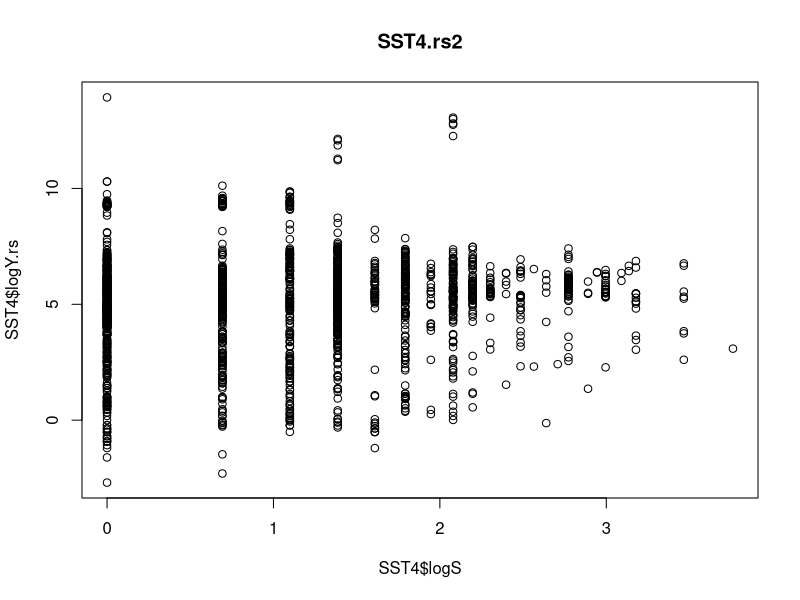

R code for this plot:
#######################################################################
### Modeling uncertainty in the biodiversity ecosystem functioning relationship
### O'Connor, Gonzalez, et al
### data formatting in preparation for mixed effects analysis
### Jan 22 2014; Author: Mary O'Connor
#######################################################################

## Analysis of the relationship between SST and S for Cardinale et al BEF database
## Analysis of data without considering Taxon as an intercept predictor

## load data and libraries
library(plyr)
library(ggplot2)
library(reshape2)

### adapting lefcheck's code for data processing:
## I had to clean the metamaster file:
# removing extra levels in FinalT column and HigherT and consolidating to Y or N
# added HigherT values for Bret-Harte and Erskine, Gtim of 10 days to fungi studies
# converted FTG to numerical such that: (C = '3', P = '1', H = '2', D = '4', M = '5', O = '6'))

#Read in meta master
metamaster=read.csv("./BEF_MetaMaster_2011_08_29.csv")

#Subset data
metamaster2=ddply(metamaster,1,.progress="text",function(x) { 
  y=melt(x,id.vars=c(2:4,6:8,10,14,25,27,33:38,40),measure.vars=c(99:126)) 
  y$value=as.numeric(as.character(y$value))
  z=cbind(y[,1:17],richness=as.numeric(gsub("\\D","",y$variable)),value=y$value) 
  z=z[!is.na(z[,7]),] } ) 

#bring in restrt col from mary's file
mo<-read.csv("./input.HMM.stackn0unit23.csv", sep=",",header=T, na.strings="NA", fill=TRUE);
restrt <- ddply(mo, .(Entry, Mno, restrt), summarize, mean(YEmono))
metamaster3 <- merge(restrt, metamaster2, by.x = "Entry", by.y = "Entry", all = TRUE)

SST<-subset(metamaster3, metamaster2$Ygen=='SST', select=1:23, drop=TRUE)

## simplifying Yunits: try to categorize units (e.g., n.density, m.density )
unit.type<-c('normalized mass', 'mass.normalized flux', 'mass.normalized flux', 'mass.normalized flux','mass.normalized flux', 'vol flux','mass flux', 'cover','rate','mass rate', 'normalized mass', 'mass.normalized flux','mass','mass', 'mass.normalized flux', 'vol flux', 'vol flux', 'cover', 'mass.normalized flux', 'mass.normalized flux', 'mass.normalized flux', 'normalized mass', 'normalized mass', 'mass.normalized flux','mass', 'mass.normalized flux','mass.normalized flux', 'normalized mass', 'mass flux', 'rate','rate','rate','mass.vol', 'mass', 'density', 'density', 'density', 'density', 'density','proportional change', 'mass.normalized flux','rate')
Y.units<-c(levels(SST$Yunits))
unit.types<-as.data.frame(cbind(Y.units, unit.type))
step1<-unit.types$unit.type[match(SST$Yunits, unit.types$Y.units)]
SST$unit.types<-as.factor(step1)

unit.type2<-c('biomass', 'flux', 'flux', 'flux','flux', 'flux','flux', 'perc.cover','flux','flux', 'biomass', 'flux','biomass','biomass', 'flux','biomass', 'biomass', 'flux', 'flux', 'perc.cover', 'flux', 'flux', 'flux', 'biomass', 'biomass', 'flux','biomass', 'flux','flux','flux','flux', 'biomass', 'biomass','biomass','density', 'density', 'density', 'density', 'density', 'proportional change', 'flux', 'flux')
unit.types2<-as.data.frame(cbind(Y.units, unit.type2))
step2<-unit.types2$unit.type2[match(SST$Yunits, unit.types2$Y.units)]
SST$unit.types2<-as.factor(step2)

## removing levels or values not relevant for this analysis
SST<-subset(SST, SST$TDBU=='TD', select=1:25, drop=TRUE) # removing 'bottom up' studies
SST2<-subset(SST, SST$Slevels>1, select=1:25, drop=TRUE) 
SST2<-subset(SST2, SST2$HigherT!="", select=1:25, drop=TRUE)
SST2<-subset(SST2, SST2$HigherT!=".", select=1:25, drop=TRUE)
# get rid of Tscale vals = 0
SST2<-subset(SST2, SST2$Tscale!="", select=1:25, drop=TRUE) 
SST2<-subset(SST2, SST2$Yunits!='proportional change', select=1:25, drop=TRUE) 
SST2 <- SST2[which(SST2$Yunits!='rate'),]
SST2<-subset(SST2, SST2$value!='NA', select=1:25, drop=TRUE) 
SST2<-subset(SST2, SST2$value!= '0', select=1:25, drop=TRUE) 

### need to estimate the duration of each experiment:
maxTime <- ddply(SST2, .(Entry, Tscale), summarise, TFinal = 'Y')
names(maxTime) <- c('Entry', 'MaxTscale', 'Finaltime')
merge(SST2, maxTime, by.x = "Entry", by.y = "Entry", all.x = TRUE, all.y = FALSE) -> merged
dim(merged)
names(merged)
head(merged)
SST2<-merged
SST2$logMaxTime <- log(as.numeric(as.character(SST2$MaxTscale)))

## transform columns
SST2$logY <- log(SST2$value)
SST2$logS <- log(SST2$richness)
SST2$TG1 <- as.factor(SST2$FTG)
SST2$Tscale <- as.numeric(as.character(SST2$Tscale))
SST2$Smax <- as.numeric(as.character(SST2$Smax))
SST2$MaxTscale <- as.numeric(as.character(SST2$MaxTscale))
SST2$Entry <- as.factor((SST2$Entry))
SST2$Study <- as.factor((SST2$Study))
SST2 <- SST2[,-(4)]

## rescaling entries if their values are extremely low or high
try1 <- ddply(SST2, .(Entry, Study, Yunits), summarise, min(value))
try2 <- ddply(SST2, .(Entry), summarise, max(value))
names(try1) <- c('Entry', 'Study','units','minval')
names(try2) <- c('Entry', 'maxval')
merge(try1, try2, by.x = "Entry", by.y = "Entry") -> try3
try3$convert.min <- ifelse(try3$maxval < 1, '1', '0')
try3$convert.max <- ifelse(try3$minval > 22000, '1', '0')
sorted <- try3[(order(try3$minval)),]
try3<-try3[,-(2:3)]
merge(SST2, try3, by.x = "Entry", by.y = "Entry") -> SST4

SST4$values.rs <- as.numeric(as.character(ifelse(SST4$convert.min == 1, SST4$value*1000, SST4$value)))
SST4$values.rs <- as.numeric(as.character(ifelse(SST4$convert.max == 1, SST4$value/1000, SST4$values.rs)))
SST4$logY.rs <- log(SST4$values.rs)
head(SST4)
plot(SST4$logY.rs ~ SST4$logS, main = 'SST4.rs2')

## remove outliers based on previous analysis using visual inspection of plot(modBasic)
dim(SST4)
SST4 <- subset(SST4, SST4$Study!=177, select=1:36, drop=TRUE) 
SST4 <- subset(SST4, SST4$Mno!=796, select=1:36, drop=TRUE) # based on looking at residuals of individual regressions, this one is an extreme outlier (below)
SST4 <- subset(SST4, SST4$Mno!=826, select=1:36, drop=TRUE) # searching for the outlier in plot(modF1)
SST4 <- subset(SST4, SST4$Study!=83, select=1:36, drop=TRUE)

## the units column will be wrong for rescaled values, but in the model we use 'unit.types', and that class should still be fine.
## upon inspection, I can see that some studies (e.g., 8) will have some rescaled values and some not rescaled, which would bring the intercepts together. shouldn't be a problem.


#remove carnivores
SST5 <- subset(SST4, SST4$FTG!="C", select=1:36, drop=TRUE) 
